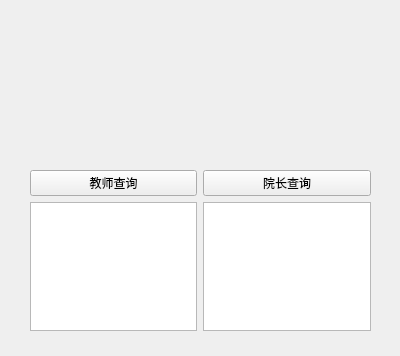
<?xml version="1.0" encoding="UTF-8"?>
<ui version="4.0">
 <class>Form</class>
 <widget class="QWidget" name="Form">
  <property name="geometry">
   <rect>
    <x>0</x>
    <y>0</y>
    <width>400</width>
    <height>356</height>
   </rect>
  </property>
  <property name="windowTitle">
   <string>计算机学院</string>
  </property>
  <widget class="QWidget" name="verticalLayoutWidget">
   <property name="geometry">
    <rect>
     <x>30</x>
     <y>170</y>
     <width>341</width>
     <height>161</height>
    </rect>
   </property>
   <layout class="QVBoxLayout" name="verticalLayout">
    <item>
     <layout class="QHBoxLayout" name="horizontalLayout">
      <item>
       <layout class="QVBoxLayout" name="verticalLayout_2">
        <item>
         <widget class="QPushButton" name="pushButton">
          <property name="text">
           <string>教师查询</string>
          </property>
         </widget>
        </item>
        <item>
         <widget class="QTextBrowser" name="textBrowser"/>
        </item>
       </layout>
      </item>
      <item>
       <layout class="QVBoxLayout" name="verticalLayout_3">
        <item>
         <widget class="QPushButton" name="pushButton_2">
          <property name="text">
           <string>院长查询</string>
          </property>
         </widget>
        </item>
        <item>
         <widget class="QTextBrowser" name="textBrowser_2"/>
        </item>
       </layout>
      </item>
     </layout>
    </item>
   </layout>
  </widget>
  <widget class="QWidget" name="verticalLayoutWidget_2">
   <property name="geometry">
    <rect>
     <x>29</x>
     <y>29</y>
     <width>341</width>
     <height>121</height>
    </rect>
   </property>
   <layout class="QVBoxLayout" name="verticalLayout_4">
    <item>
     <widget class="QLabel" name="label">
      <property name="styleSheet">
       <string notr="true">border-image: url(:/picture/HIT_picture(7).jpg);</string>
      </property>
      <property name="text">
       <string/>
      </property>
     </widget>
    </item>
   </layout>
  </widget>
 </widget>
 <resources>
  <include location="../picture/picture.qrc"/>
 </resources>
 <connections/>
</ui>
